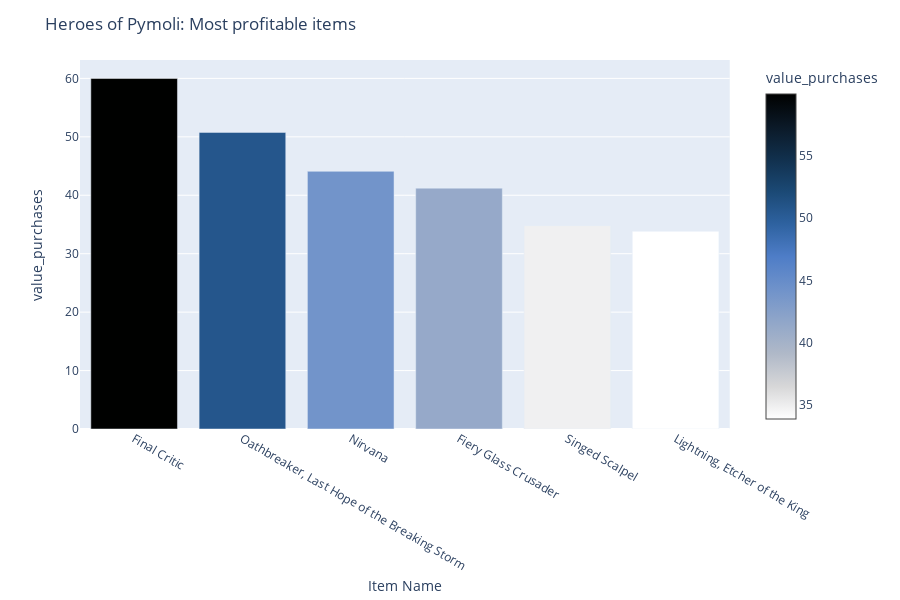

The notebook cell saved with this chart:
### Markdown cell above
We had a revenue of $2379.77 from this Cohort.

2.5. **Plus**: What was the most profitable item?

### Code cell
fig = px.bar(purchases_item.sort_values("value_purchases", ascending= False).head(6), 
             x= "Item Name", 
             y = "value_purchases",
             color = "value_purchases",
             color_continuous_scale = oslorev)

fig.update_layout(
    title_text = 'Heroes of Pymoli: Most profitable items')

fig.show()

### Figure 1 — Plotly figure (JSON) as saved in the notebook; plotly's stock layout.template omitted (floating-point values rounded to 4 significant figures)
{"data": [{"alignmentgroup": "True", "hoverlabel": {"namelength": 0}, "hovertemplate": "Item Name=%{x}<br>value_purchases=%{marker.color}", "legendgroup": "", "marker": {"color": [59.99, 50.76, 44.1, 41.22, 34.8, 33.84], "coloraxis": "coloraxis"}, "name": "", "offsetgroup": "", "orientation": "v", "showlegend": false, "textposition": "auto", "type": "bar", "x": ["Final Critic", "Oathbreaker, Last Hope of the Breaking Storm", "Nirvana", "Fiery Glass Crusader", "Singed Scalpel", "Lightning, Etcher of the King"], "xaxis": "x", "y": [59.99, 50.76, 44.1, 41.22, 34.8, 33.84], "yaxis": "y"}], "layout": {"barmode": "relative", "coloraxis": {"colorbar": {"title": {"text": "value_purchases"}}, "colorscale": [[0, "rgb(255, 255, 255)"], [0.1, "rgb(215, 215, 216)"], [0.2, "rgb(176, 185, 200)"], [0.3, "rgb(144, 166, 201)"], [0.4, "rgb(111, 146, 202)"], [0.5, "rgb(78, 125, 199)"], [0.6, "rgb(46, 98, 160)"], [0.7, "rgb(27, 73, 117)"], [0.8, "rgb(17, 48, 77)"], [0.9, "rgb(11, 25, 39)"], [1, "rgb(0, 1, 0)"]]}, "height": 600, "legend": {"tracegroupgap": 0}, "margin": {"t": 60}, "title": {"text": "Heroes of Pymoli: Most profitable items"}, "xaxis": {"anchor": "y", "domain": [0, 0.98], "title": {"text": "Item Name"}}, "yaxis": {"anchor": "x", "domain": [0, 1], "title": {"text": "value_purchases"}}}}
